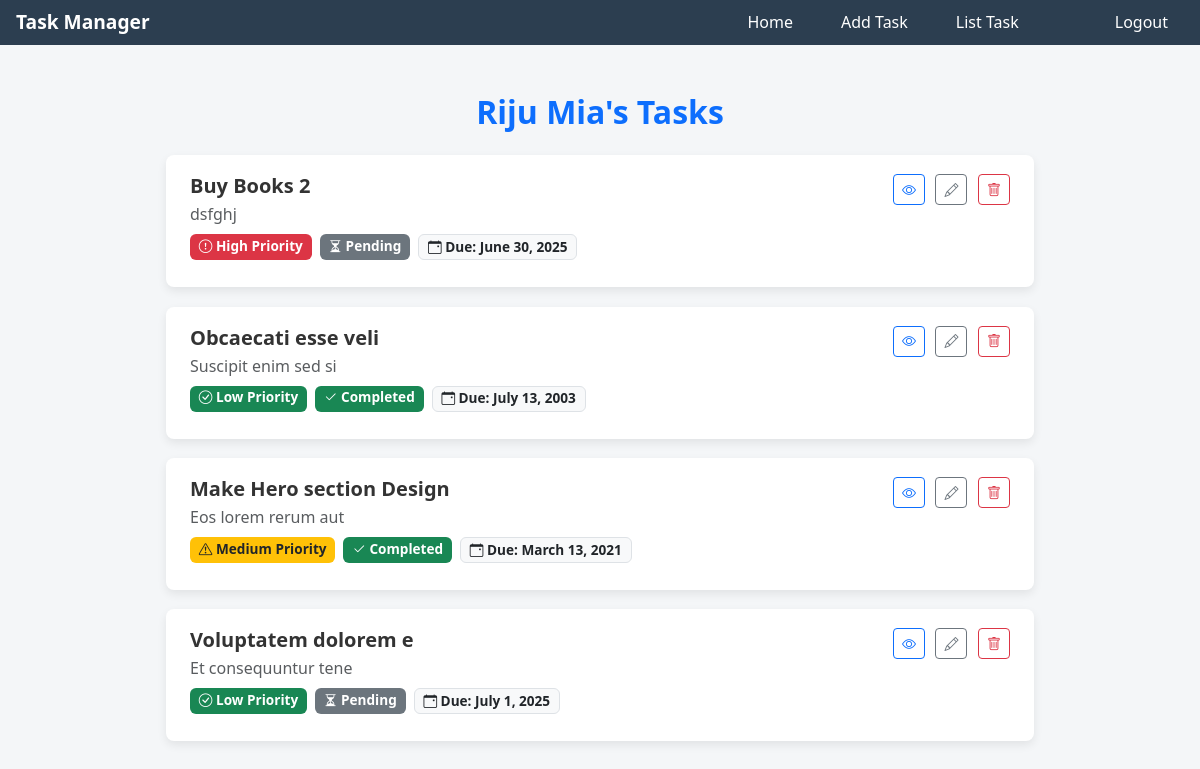
/listTask/ (signed in), run on the app's committed database.
### taskManagerApp/models.py (models this page shows)
class CustomUserModel(AbstractUser):
    fullname = models.CharField(max_length=150, null=True)
    email = models.EmailField(null=True)
    img = models.ImageField(upload_to='Media/profile')
    bio = models.TextField(max_length=200, null=True)
    password = models.CharField( null=True)

class TaskModel(models.Model):
    user = models.ForeignKey(CustomUserModel,on_delete=models.CASCADE,  null=True)
    TaskTitle = models.CharField(max_length=200, null=True)
    TaskDescription = models.TextField(max_length=200, null=True)
    TaskPriority = models.CharField(max_length=50, null=True)
    TaskStatus = models.CharField(max_length=50, null=True)
    TaskDueDate = models.DateField(null=True)
    create_at = models.DateTimeField(auto_now_add=True, null=True)

### taskManagerApp/views.py (the view)
# urls.py: path('listTask/',listTask, name='listTask'),
@login_required
def listTask(request):
    tasks = TaskModel.objects.filter(user=request.user)
    for task in tasks:
        delta = task.TaskDueDate - now().date()
        task.days_remaining = delta.days
    return render(request, 'task_list.html', {'tasks': tasks})

### taskManagerApp/templates/task_list.html (shortened to what this page needs)
{% extends 'master.html' %} {% block body %}
  <link href="https://cdn.jsdelivr.net/npm/bootstrap-icons@1.11.3/font/bootstrap-icons.css" rel="stylesheet" />
  <div class="tasks-wrapper">
    <h2 class="text-center mb-4 fw-bold text-primary">{{ user.fullname }}'s Tasks</h2>
    {% if tasks %}
      {% for task in tasks %}
        <div class="task-card">
          <div class="d-flex justify-content-between align-items-start flex-wrap">
            <div class="flex-grow-1 pe-3">
              <h5 class="task-title mb-1">{{ task.TaskTitle }}</h5>
              <p class="mb-2 text-muted">{{ task.TaskDescription|truncatechars:120 }}</p>
              <div class="d-flex flex-wrap gap-2 mb-2">
                {% if task.TaskPriority == 'high' %}
                  <span class="badge bg-danger"><i class="bi bi-exclamation-circle"></i> High Priority</span>
                {% elif task.TaskPriority == 'medium' %}
                  <span class="badge bg-warning text-dark"><i class="bi bi-exclamation-triangle"></i> Medium Priority</span>
                {% else %}
                  <span class="badge bg-success"><i class="bi bi-check-circle"></i> Low Priority</span>
                {% endif %} {% if task.TaskStatus == 'pending' %}
                  <span class="badge bg-secondary"><i class="bi bi-hourglass-split"></i> Pending</span>
                {% elif task.TaskStatus == 'inProgress' %}
                  <span class="badge bg-info text-dark"><i class="bi bi-arrow-repeat"></i> In Progress</span>
                {% else %}
                  <span class="badge bg-success"><i class="bi bi-check2"></i> Completed</span>
                {% endif %}
                <span class="badge bg-light text-dark border">
                  <i class="bi bi-calendar-event"></i>
                  Due: {{ task.TaskDueDate }}
                </span>
              </div>
            </div>
            <div class="task-actions mt-2 mt-md-0 text-nowrap">
              <button type="button" class="btn btn-sm btn-outline-primary" data-bs-toggle="modal" data-bs-target="#taskModal{{ task.id }}"><i class="bi bi-eye"></i></button>
              <a href="{% url 'updateTask' task.id %}" class="btn btn-sm btn-outline-secondary"><i class="bi bi-pencil"></i></a>
              <a href="{% url 'DeleteTask' task.id %}" class="btn btn-sm btn-outline-danger"><i class="bi bi-trash"></i></a>
            </div>
          </div>
        </div>
      {% endfor %}
    {% else %}
      <p class="text-center text-muted">No tasks found.</p>
    {% endif %}
  </div>
{% endblock %}

### taskManagerApp/templates/master.html (style rules this page uses)
body { margin: 0; font-family: Arial, sans-serif; }

### taskManagerApp/templates/task_list.html (style rules this page uses)
body { background: #f4f6f8; font-family: 'Segoe UI', Tahoma, Geneva, Verdana, sans-serif; }
.tasks-wrapper { max-width: 900px; margin: 2rem auto; padding: 1rem; }
.task-card { background: white; border-radius: 8px; padding: 1.2rem 1.5rem; margin-bottom: 1.2rem; box-shadow: 0 4px 10px rgba(0, 0, 0, 0.08); transition: transform 0.2s ease, box-shadow 0.2s ease; }
.task-actions .btn { margin-left: 0.4rem; }
.badge { font-size: 0.85em; }
.task-title { font-weight: 600; color: #333; }

### data on the page
CustomUserModel: fullname "Riju Mia"
TaskModel: TaskTitle "Buy Books 2", TaskDescription "dsfghj", TaskPriority "high" (drawn), TaskStatus "pending" (drawn), TaskDueDate "June 30, 2025"
TaskModel: TaskTitle "Obcaecati esse veli", TaskDescription "Suscipit enim sed si", TaskPriority "low" (drawn), TaskStatus "completed" (drawn), TaskDueDate "July 13, 2003"
TaskModel: TaskTitle "Make Hero section Design", TaskDescription "Eos lorem rerum aut", TaskPriority "medium" (drawn), TaskStatus "completed" (drawn), TaskDueDate "March 13, 2021"
TaskModel: TaskTitle "Voluptatem dolorem e", TaskDescription "Et consequuntur tene", TaskPriority "low" (drawn), TaskStatus "pending" (drawn), TaskDueDate "July 1, 2025"
